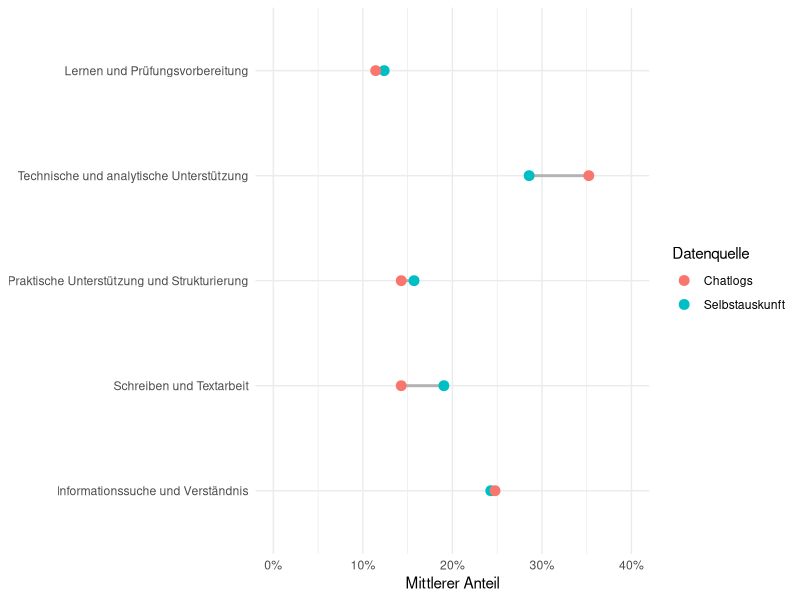
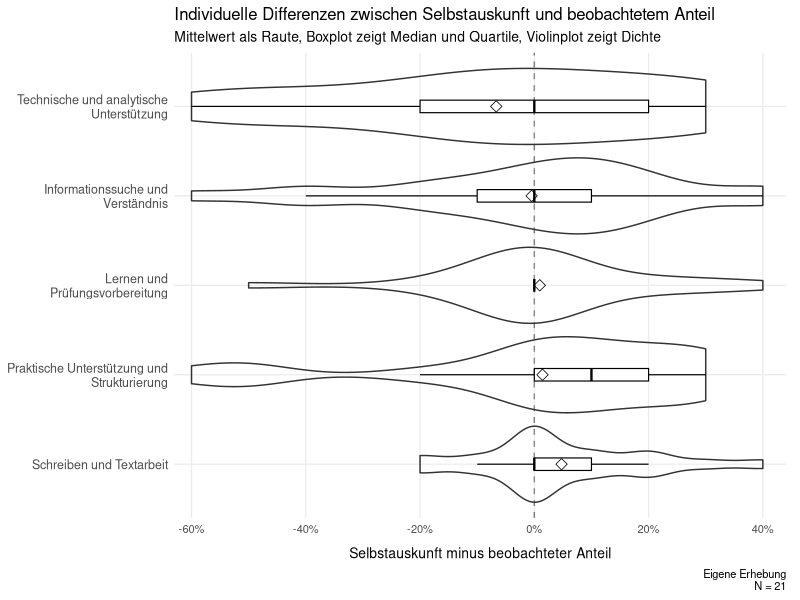
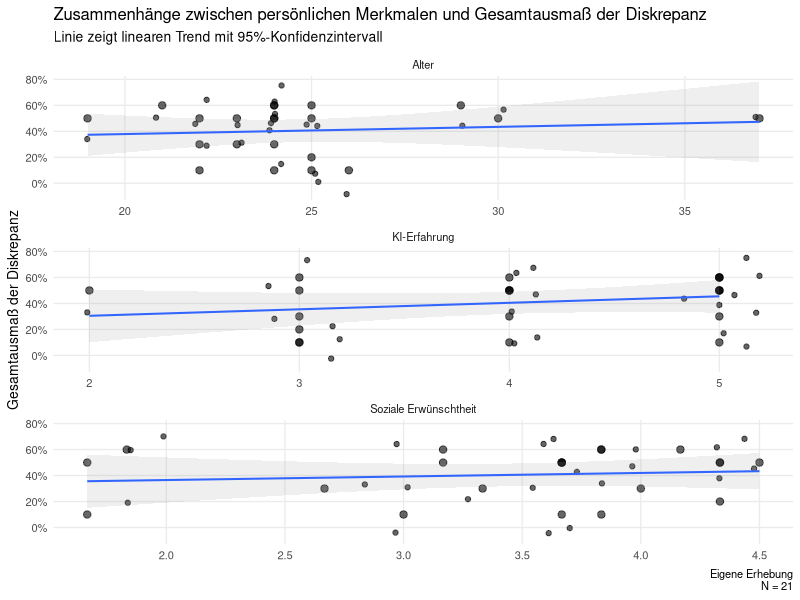
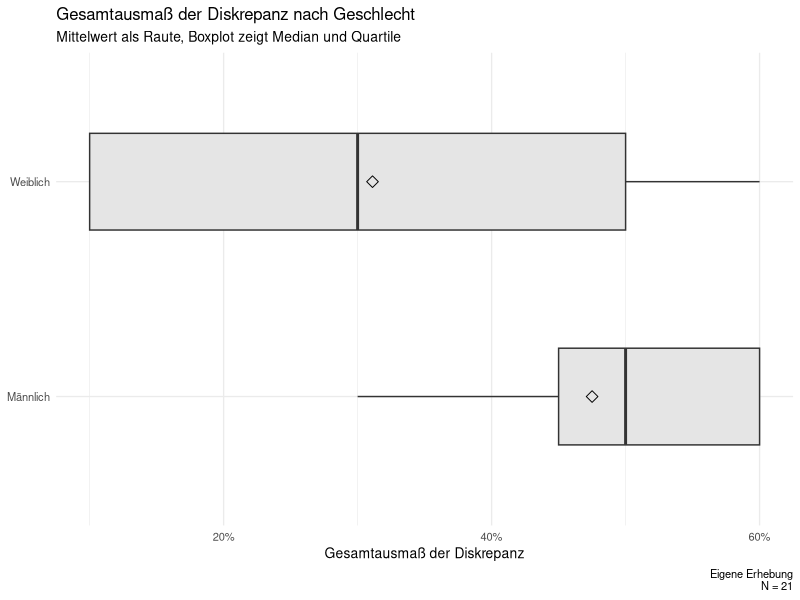
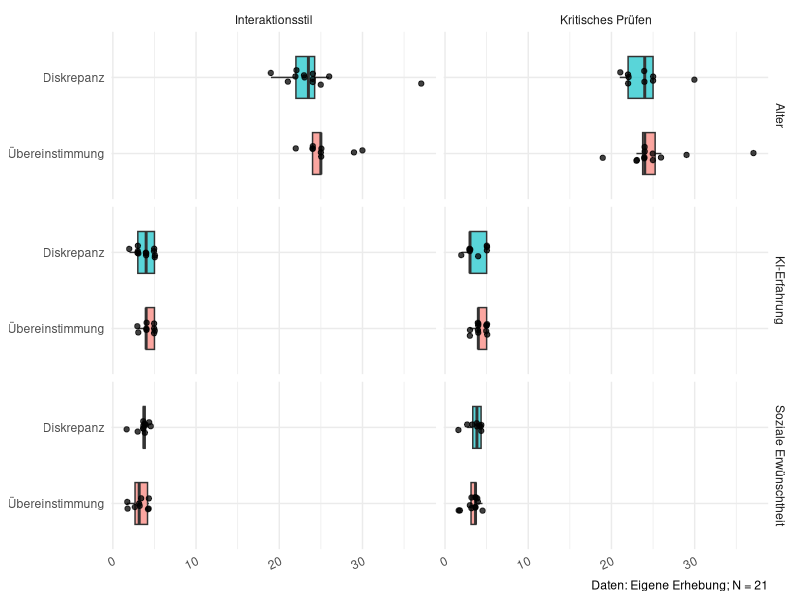

Source code (R) for these figures, in order:
library(here)
library(readr)
library(dplyr)
library(tidyr)
library(ggplot2)
library(scales)

df_analysis <- read_csv(
  here("data", "processed", "analysis_dataset.csv"),
  show_col_types = FALSE
)

global_digits <- 2


### Label vergeben

SA_cols <- c(
  "SA_info",
  "SA_schreiben",
  "SA_praktisch",
  "SA_technisch",
  "SA_lernen"
)

BE_cols <- c(
  "BE_info",
  "BE_schreiben",
  "BE_praktisch",
  "BE_technisch",
  "BE_lernen"
)

D_cols <- c(
  "D_info",
  "D_schreiben",
  "D_praktisch",
  "D_technisch",
  "D_lernen"
)

##
df_analysis <- df_analysis |>
  mutate(
    SA_krit_code = case_when(
      crit_visible_chat %in% c(1, 2) ~ 0L,
      crit_visible_chat %in% c(4, 5) ~ 1L,
      TRUE ~ NA_integer_
    )
  )

df_analysis <- df_analysis |>
  mutate(
    K_Diskrepanz =
      Modus_Kritik - SA_krit_code,

    K_Diskrepanz_Label = case_when(
      K_Diskrepanz == -1 ~ "falsches positiv",
      K_Diskrepanz == 0  ~ "korrekt",
      K_Diskrepanz == 1  ~ "falsches negativ",
      TRUE ~ NA_character_
    )
  )



### Long-format

task_long <- bind_rows(
  df_analysis |>
    transmute(
      id,
      task = "Informationssuche und Verständnis",
      self_report = SA_info,
      observed = BE_info,
      difference = D_info
    ),

  df_analysis |>
    transmute(
      id,
      task = "Schreiben und Textarbeit",
      self_report = SA_schreiben,
      observed = BE_schreiben,
      difference = D_schreiben
    ),

  df_analysis |>
    transmute(
      id,
      task = "Praktische Unterstützung und Strukturierung",
      self_report = SA_praktisch,
      observed = BE_praktisch,
      difference = D_praktisch
    ),

  df_analysis |>
    transmute(
      id,
      task = "Technische und analytische Unterstützung",
      self_report = SA_technisch,
      observed = BE_technisch,
      difference = D_technisch
    ),

  df_analysis |>
    transmute(
      id,
      task = "Lernen und Prüfungsvorbereitung",
      self_report = SA_lernen,
      observed = BE_lernen,
      difference = D_lernen
    )
)

## Reihenfolge festlegen

task_levels <- c(
  "Informationssuche und Verständnis",
  "Schreiben und Textarbeit",
  "Praktische Unterstützung und Strukturierung",
  "Technische und analytische Unterstützung",
  "Lernen und Prüfungsvorbereitung"
)

task_long <- task_long |>
  mutate(
    task = factor(
      task,
      levels = task_levels
    )
  )



## Nutzungsarten Chatlogs und Survey

aggregate_comparison <- task_long |>
  group_by(task) |>
  summarise(
    Survey = mean(
      self_report,
      na.rm = TRUE
    ),

    Chatlogs = mean(
      observed,
      na.rm = TRUE
    ),

    Differenz = Survey - Chatlogs,

    .groups = "drop"
  ) |>
  arrange(Differenz)

aggregate_comparison

## Vergleichstabelle erzeugen

task_summary <- task_long |>
  group_by(task) |>
  summarise(
    N = n(),

    mean_self_report = mean(self_report),
    sd_self_report = sd(self_report),

    mean_observed = mean(observed),
    sd_observed = sd(observed),

    mean_difference = mean(difference),
    median_difference = median(difference),

    mean_absolute_difference = mean(abs(difference)),

    exact_agreement_n = sum(abs(difference) < 1e-10),
    exact_agreement_percent =
      100 * exact_agreement_n / N,

    .groups = "drop"
  )

task_summary
## Zusammenfassung

task_agreement_summary <- task_long |>
  group_by(task) |>
  summarise(
    N = sum(!is.na(difference)),

    exact_agreement_n = sum(
      dplyr::near(difference, 0),
      na.rm = TRUE
    ),

    exact_agreement_percent = mean(
      dplyr::near(difference, 0),
      na.rm = TRUE
    ) * 100,

    mean_absolute_difference_pp = mean(
      abs(difference),
      na.rm = TRUE
    ) * 100,

    .groups = "drop"
  ) |>
  arrange(desc(exact_agreement_percent))

task_agreement_summary

## Personenbezogenes Gesamtdiskrepanz

person_discrepancy <- task_long |>
  group_by(id) |>
  summarise(
    total_variation =
      0.5 * sum(abs(difference)),

    mean_absolute_difference =
      mean(abs(difference)),

    largest_difference =
      max(abs(difference)),

    .groups = "drop"
  )

person_discrepancy |>
  summarise(
    N = n(),
    mean = mean(total_variation),
    sd = sd(total_variation),
    median = median(total_variation),
    minimum = min(total_variation),
    maximum = max(total_variation)
  )

## Visualisierung

task_means_long <- task_summary |>
  dplyr::select(
    task,
    mean_self_report,
    mean_observed
  ) |>
  tidyr::pivot_longer(
    cols = c(
      mean_self_report,
      mean_observed
    ),
    names_to = "source",
    values_to = "mean"
  ) |>
  dplyr::mutate(
    source = dplyr::recode(
      source,
      mean_self_report = "Selbstauskunft",
      mean_observed = "Chatlogs"
    )
  )

task_means_long

plot_task_means <- ggplot(
  task_means_long,
  aes(
    x = mean,
    y = task,
    color = source
  )
) +
  geom_line(
    aes(group = task),
    color = "grey70",
    linewidth = 1
  ) +
  geom_point(size = 3) +
  scale_x_continuous(
    labels = label_percent(),
    limits = c(0, 0.40)
  ) +
  labs(
    x = "Mittlerer Anteil",
    y = NULL,
    color = "Datenquelle"
  ) +
  theme_minimal()

plot_task_means


### Individuelle Differenzen

task_long_plot <- task_long |>
  mutate(
    task = forcats::fct_reorder(
      task,
      difference,
      .fun = mean,
      .na_rm = TRUE,
      .desc = TRUE
    )
  )

plot_task_differences <- ggplot(
  task_long_plot,
  aes(
    x = difference,
    y = task
  )
) +
  geom_vline(
    xintercept = 0,
    linetype = "dashed",
    color = "grey50"
  ) +
  geom_violin(
    orientation = "y",
    scale = "width",
    trim = TRUE,
    adjust = 1.1,
    width = 0.85,
    alpha = 0.1
  ) +
  geom_boxplot(
    orientation = "y",
    width = 0.14,
    outlier.shape = NA,
    fill = "white",
    color = "black",
    alpha = 0.9,
    linewidth = 0.4
  ) +
  # Mittelwert als Raute
  stat_summary(
    orientation = "y",
    fun = mean,
    geom = "point",
    shape = 23,
    size = 2.8,
    color = "black",
    stroke = 0.4
  ) +
  scale_y_discrete(
    labels = \(x) stringr::str_wrap(x, width = 28)
  ) +
  scale_x_continuous(
    labels = scales::label_percent(),
    breaks = seq(-0.6, 0.4, 0.2),
    limits = c(-0.62, 0.42),
    expand = expansion(mult = c(0.01, 0.02))
  ) +
  labs(
    x = "Selbstauskunft minus beobachteter Anteil",
    y = NULL,
    title = "Individuelle Differenzen zwischen Selbstauskunft und beobachtetem Anteil",
    subtitle = "Mittelwert als Raute, Boxplot zeigt Median und Quartile, Violinplot zeigt Dichte",
    caption = paste(
      "Eigene Erhebung\n N =",
      n_distinct(task_long_plot$id)
      )
  ) +
  theme_minimal(base_size = 10) +
  theme(
    panel.grid.minor = element_blank(),
    axis.text.y = element_text(
      size = 9,
      lineheight = 0.95
    ),
    axis.subtitle.x = element_text(
      size = 5,
      margin = margin(t = 4)
    ),
    axis.title.x = element_text(
      size = 10,
      margin = margin(t = 8)
    ),
    plot.margin = margin(
      t = 5,
      r = 10,
      b = 5,
      l = 5
    )
  )

plot_task_differences


### Interaktionsstil

sentiment_results <- df_analysis |>
  transmute(
    id,

    self_report = factor(
      SA_sent_code,
      levels = c(-1, 0, 1),
      labels = c(
        "Freundlich",
        "Neutral",
        "Unfreundlich"
      )
    ),

    observed = factor(
      Modus_Sentiment,
      levels = c(-1, 0, 1),
      labels = c(
        "Freundlich",
        "Neutral",
        "Unfreundlich"
      )
    ),

    discrepancy = factor(
      S_Diskrepanz_Label,
      levels = c(
        "unfreundlicher",
        "korrekt",
        "freundlicher"
      )
    )
  )

# Kreuztabelle
sentiment_cross_table <- sentiment_results |>
  count(self_report, observed) |>
  complete(
    self_report,
    observed,
    fill = list(n = 0)
  )

sentiment_cross_table

# Zusammenfassung Kreuztabelle

sentiment_summary <- sentiment_results |>
  count(discrepancy, name = "N") |>
  mutate(
    Prozent = 100 * N / sum(N)
  )

sentiment_summary

### Kritisches Prüfen

critical_results <- df_analysis |>
  transmute(
    id,

    self_report = factor(
      SA_krit_code,
      levels = c(0, 1),
      labels = c("Nein", "Ja")
    ),

    observed = factor(
      Modus_Kritik,
      levels = c(0, 1),
      labels = c("Nein", "Ja")
    ),

    discrepancy = factor(
      K_Diskrepanz_Label,
      levels = c(
        "falsches positiv",
        "korrekt",
        "falsches negativ"
      ),
      labels = c(
        "Nur in Selbstauskunft",
        "Übereinstimmung",
        "Nur in Chatlogs"
      )
    )
  )

### Kreuztabelle
critical_cross_table <- critical_results |>
  count(self_report, observed) |>
  complete(
    self_report,
    observed,
    fill = list(n = 0)
  )

critical_cross_table <- critical_cross_table |>
  mutate(
    percent = n / 21 * 100
  )

critical_cross_table


### Zusammenfassung der Kreuztabelle
critical_summary <- critical_results |>
  count(discrepancy, name = "N") |>
  mutate(
    Prozent = 100 * N / sum(N)
  )

critical_summary


# Nutzungsarten-Diskrepanzen nach Charakteristiken

df_discrepancy <- df_analysis |>
  mutate(
    discrepancy_total = 0.5 * (
      abs(D_info) +
        abs(D_schreiben) +
        abs(D_praktisch) +
        abs(D_technisch) +
        abs(D_lernen)
    ),

    gender_label = factor(
      gender,
      levels = c(1, 2),
      labels = c("Männlich", "Weiblich")
    )
  )


### Kontinuierliche Merkmale

continuous_associations <- df_discrepancy |>
  select(
    discrepancy_total,
    age,
    ai_experience,
    social_desir_mean
  ) |>
  pivot_longer(
    cols = -discrepancy_total,
    names_to = "variable",
    values_to = "value"
  ) |>
  mutate(
    variable = recode(
      variable,
      age = "Alter",
      ai_experience = "KI-Erfahrung",
      social_desir_mean = "Soziale Erwünschtheit"
    )
  )

association_summary <- continuous_associations |>
  group_by(variable) |>
  summarise(
    N = sum(complete.cases(value, discrepancy_total)),

    rho = cor(
      value,
      discrepancy_total,
      method = "spearman",
      use = "complete.obs"
    ),

    p_value = cor.test(
      value,
      discrepancy_total,
      method = "spearman",
      exact = FALSE
    )$p.value,

    .groups = "drop"
  )

association_summary

# Zusammenhänge als Plot

plot_personal_associations <- ggplot(
  continuous_associations,
  aes(
    x = value,
    y = discrepancy_total
  )
) +
  geom_point(
    size = 2.2,
    alpha = 0.6
  ) +
  geom_jitter(
    width = 0.2,
    height = 0.2,
    alpha = 0.6
  ) +
  geom_smooth(
    method = "lm",
    formula = y ~ x,
    se = TRUE,
    alpha = 0.15,
    linewidth = 0.7
  ) +
  facet_wrap(
    ~ variable,
    scales = "free_x",
    nrow = 3
  ) +
  scale_y_continuous(
    labels = scales::label_percent()
  ) +
  labs(
    title = "Zusammenhänge zwischen persönlichen Merkmalen und Gesamtausmaß der Diskrepanz",
    subtitle = "Linie zeigt linearen Trend mit 95%-Konfidenzintervall",
    caption = paste(
      "Eigene Erhebung\n N =",
      n_distinct(df_discrepancy$id)
    ),
    x = NULL,
    y = "Gesamtausmaß der Diskrepanz"
  ) +
  theme_minimal(base_size = 10) +
  theme(
    panel.grid.minor = element_blank()
  )

plot_personal_associations

## Geschlecht vergleichen

gender_summary <- df_discrepancy |>
  group_by(gender_label) |>
  summarise(
    N = n(),
    mean_discrepancy = mean(discrepancy_total, na.rm = TRUE),
    median_discrepancy = median(discrepancy_total, na.rm = TRUE),
    sd_discrepancy = sd(discrepancy_total, na.rm = TRUE),
    .groups = "drop"
  )

gender_summary

gender_mean_difference <- gender_summary |>
  summarise(
    difference =
      mean_discrepancy[gender_label == "Männlich"] -
      mean_discrepancy[gender_label == "Weiblich"]
  ) |>
  pull(difference)

gender_test <- wilcox.test(
  discrepancy_total ~ gender_label,
  data = df_discrepancy,
  exact = FALSE
)

gender_test


# Geschlecht plot

plot_gender_discrepancy <- ggplot(
  df_discrepancy,
  aes(
    x = gender_label,
    y = discrepancy_total
  )
) +
  geom_boxplot(
    width = 0.45,
    outlier.shape = NA,
    fill = "grey90"
  ) +
  stat_summary(
    fun = mean,
    geom = "point",
    shape = 23,
    size = 2.8
  ) +
  scale_y_continuous(
    labels = scales::label_percent()
  ) +
  labs(
    title = "Gesamtausmaß der Diskrepanz nach Geschlecht",
    subtitle = "Mittelwert als Raute, Boxplot zeigt Median und Quartile",
    caption = paste(
      "Eigene Erhebung\n N =",
      n_distinct(df_discrepancy$id)
    ),
    x = NULL,
    y = "Gesamtausmaß der Diskrepanz"
  ) +
  theme_minimal(base_size = 10) +
  coord_flip()

plot_gender_discrepancy


# Kritisches-Prüfen-Diskrepanzen nach Charakteristiken

df_characteristics <- df_analysis |>
  mutate(
    critical_group = factor(
      if_else(
        K_Diskrepanz == 0,
        "Übereinstimmung",
        "Diskrepanz"
      ),
      levels = c("Übereinstimmung", "Diskrepanz")
    ),

    interaction_group = factor(
      if_else(
        S_Diskrepanz == 0,
        "Übereinstimmung",
        "Diskrepanz"
      ),
      levels = c("Übereinstimmung", "Diskrepanz")
    ),

    gender_label = factor(
      gender,
      levels = c(1, 2),
      labels = c("Männlich", "Weiblich")
    )
  )

# long format
characteristics_long <- df_characteristics |>
  select(
    id,
    critical_group,
    interaction_group,
    ai_experience,
    age,
    social_desir_mean,
    gender_label
  ) |>
  pivot_longer(
    cols = c(
      critical_group,
      interaction_group
    ),
    names_to = "dimension",
    values_to = "agreement"
  ) |>
  mutate(
    dimension = recode(
      dimension,
      critical_group = "Kritisches Prüfen",
      interaction_group = "Interaktionsstil"
    )
  )

# deskriptive kennwerte

characteristics_summary <- characteristics_long |>
  pivot_longer(
    cols = c(
      ai_experience,
      age,
      social_desir_mean
    ),
    names_to = "characteristic",
    values_to = "value"
  ) |>
  mutate(
    characteristic = recode(
      characteristic,
      ai_experience = "KI-Erfahrung",
      age = "Alter",
      social_desir_mean = "Soziale Erwünschtheit"
    )
  ) |>
  group_by(
    dimension,
    agreement,
    characteristic
  ) |>
  summarise(
    N = sum(!is.na(value)),
    Mittelwert = mean(value, na.rm = TRUE),
    SD = sd(value, na.rm = TRUE),
    Median = median(value, na.rm = TRUE),
    IQR = IQR(value, na.rm = TRUE),
    .groups = "drop"
  )

characteristics_summary

## wilcoxon

continuous_tests <- characteristics_long |>
  pivot_longer(
    cols = c(
      ai_experience,
      age,
      social_desir_mean
    ),
    names_to = "characteristic",
    values_to = "value"
  ) |>
  mutate(
    characteristic = recode(
      characteristic,
      ai_experience = "KI-Erfahrung",
      age = "Alter",
      social_desir_mean = "Soziale Erwünschtheit"
    )
  ) |>
  group_by(dimension, characteristic) |>
  summarise(
    p_value = wilcox.test(
      value ~ agreement,
      exact = FALSE
    )$p.value,
    .groups = "drop"
  ) |>
  mutate(
    p_adjusted = p.adjust(
      p_value,
      method = "BH"
    )
  )

continuous_tests

# Geschlechterunterschiede

gender_summary_sentiment_critical <- characteristics_long |>
  count(
    dimension,
    gender_label,
    agreement
  ) |>
  group_by(dimension, gender_label) |>
  mutate(
    percent = n / sum(n) * 100
  ) |>
  ungroup()

gender_summary_sentiment_critical


# Fisher test

gender_tests <- characteristics_long |>
  filter(!is.na(gender_label)) |>
  group_by(dimension) |>
  summarise(
    p_value = fisher.test(
      table(agreement, gender_label)
    )$p.value,
    .groups = "drop"
  )

gender_tests


# visualisierung

plot_characteristics <- characteristics_long |>
  pivot_longer(
    cols = c(
      ai_experience,
      age,
      social_desir_mean
    ),
    names_to = "characteristic",
    values_to = "value"
  ) |>
  mutate(
    characteristic = recode(
      characteristic,
      ai_experience = "KI-Erfahrung",
      age = "Alter",
      social_desir_mean = "Soziale Erwünschtheit"
    )
  ) |>
  ggplot(
    aes(
      x = agreement,
      y = value,
      fill = agreement
    )
  ) +
  geom_boxplot(
    width = 0.55,
    outlier.shape = NA,
    alpha = 0.65
  ) +
  geom_jitter(
    width = 0.10,
    alpha = 0.75
  ) +
  facet_grid(
    characteristic ~ dimension,
    scales = "free_y"
  ) +
  labs(
    x = NULL,
    y = NULL,
    fill = NULL,
    caption = "Daten: Eigene Erhebung; N = 21"
  ) +
  theme_minimal() +
  theme(
    legend.position = "none",
    axis.text.x = element_text(
      angle = 25,
      hjust = 1
    )
  ) +
  coord_flip()

plot_characteristics

## spearman corr

association_summary_critical_style <- characteristics_long |>
  mutate(
    discrepancy = if_else(
      agreement == "Diskrepanz",
      1,
      0
    )
  ) |>
  pivot_longer(
    cols = c(
      ai_experience,
      age,
      social_desir_mean
    ),
    names_to = "characteristic",
    values_to = "value"
  ) |>
  filter(
    !is.na(value),
    !is.na(discrepancy)
  ) |>
  mutate(
    characteristic = recode(
      characteristic,
      ai_experience = "KI-Erfahrung",
      age = "Alter",
      social_desir_mean = "Soziale Erwünschtheit"
    )
  ) |>
  group_by(dimension, characteristic) |>
  summarise(
    N = n(),

    rho = cor(
      value,
      discrepancy,
      method = "spearman"
    ),

    p_value = cor.test(
      value,
      discrepancy,
      method = "spearman",
      exact = FALSE
    )$p.value,

    .groups = "drop"
  ) |>
  mutate(
    p_adjusted = p.adjust(
      p_value,
      method = "BH"
    )
  ) |>
  arrange(dimension, rho)

association_summary_critical_style

### kombinierte tabelle

association_table <- bind_rows(
  association_summary |>
    transmute(
      Dimension = "Informationsnutzung",
      Merkmal = variable,
      N,
      rho,
      p_value
    ),

  association_summary_critical_style |>
    transmute(
      Dimension = dimension,
      Merkmal = characteristic,
      N,
      rho,
      p_value
    )
) |>
  ungroup() |>
  mutate(
    # Auf Basis der ungerundeten Werte berechnen
    p_adjusted = p.adjust(
      p_value,
      method = "BH"
    )
  )

association_table
